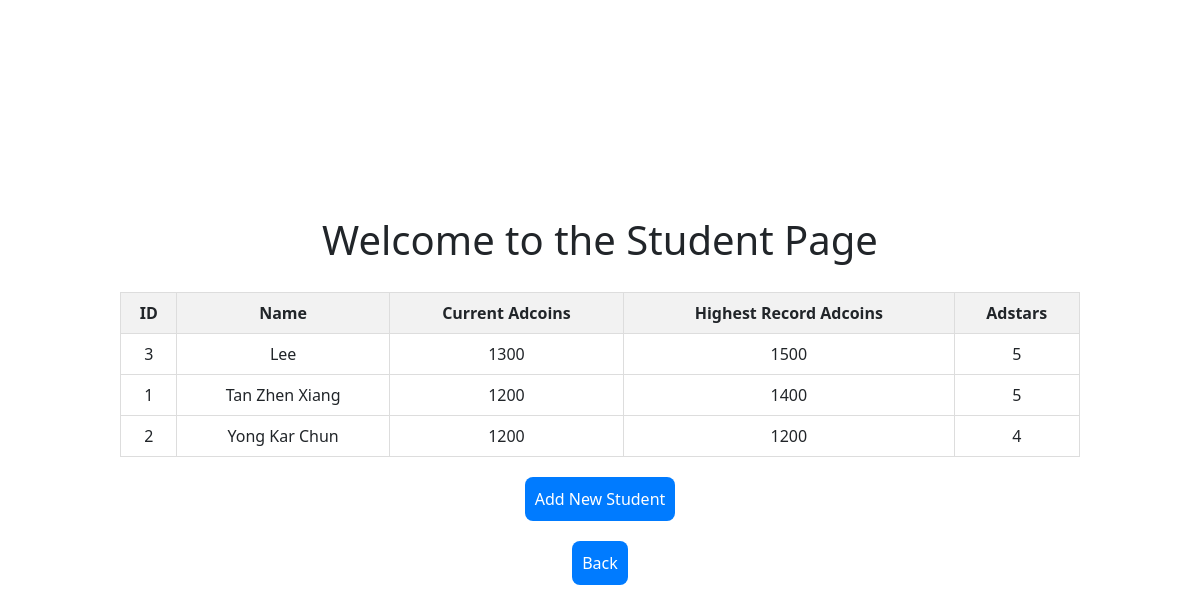
Page /ranking/student/ on the committed database.
### ranking/models.py (models this page shows, shortened)
class Student(models.Model):
    name = models.CharField(max_length=50)
    current_adcoins = models.IntegerField(default=0)
    adstars = models.IntegerField(default=1, validators=[MinValueValidator(1), MaxValueValidator(5)])
    highest_record_adcoins = models.IntegerField(default=0)

### ranking/views.py (the view, shortened to what this page needs)
# urls.py: path('student/', StudentPageView.as_view(), name='student'),
class StudentPageView(View):
    template_name = 'ranking/student.html'
    def get(self, request):
        students = Student.objects.all().order_by('-current_adcoins')
        return render(request, self.template_name, {'students': students})

### ranking/templates/ranking/student.html (shortened to what this page needs)
<!DOCTYPE html>
<html lang="en">
<head>
  <link rel="stylesheet" href="https://cdn.jsdelivr.net/npm/bootstrap/dist/css/bootstrap.min.css">
</head>
<body>
<h1>Welcome to the Student Page</h1>
  <table border="1">
    <tr>
      <th>ID</th>
      <th>Name</th>
      <th>Current Adcoins</th>
      <th>Highest Record Adcoins</th>
      <th>Adstars</th>
    </tr>
    {% for student in students %}
    <tr>
      <td>{{ student.id }}</td>
      <td>{{ student.name }}</td>
      <td>{{ student.current_adcoins }}</td>
      <td>{{ student.highest_record_adcoins }}</td>
      <td>{{ student.adstars }}</td>
    </tr>
    {% endfor %}
  </table>
<button id="addUserButton" onclick="toggleForm()">Add New Student</button>
<a href="{% url 'staff' %}" class="back-btn"><button>Back</button></a>
</body>
</html>

### ranking/templates/ranking/student.html (style rules this page uses)
body { display: flex; flex-direction: column; align-items: center; justify-content: center; height: 100vh; margin: 0; }
h1 { text-align: center; }
table { border-collapse: collapse; width: 80%; margin-top: 20px; }
th, td { border: 1px solid #ddd; padding: 8px; text-align: center; }
th { background-color: #f2f2f2; }
button { margin-top: 20px; padding: 10px; background-color: #007bff; color: #fff; border: none; cursor: pointer; border-radius: 8px; }

### rows in the picture
Student: id "3", name "Lee", current_adcoins "1300", highest_record_adcoins "1500", adstars "5"
Student: id "1", name "Tan Zhen Xiang", current_adcoins "1200", highest_record_adcoins "1400", adstars "5"
Student: id "2", name "Yong Kar Chun", current_adcoins "1200", highest_record_adcoins "1200", adstars "4"
